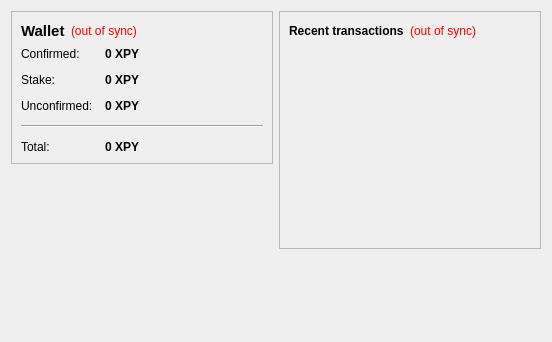
<?xml version="1.0" encoding="UTF-8"?>
<ui version="4.0">
 <class>OverviewPage</class>
 <widget class="QWidget" name="OverviewPage">
  <property name="geometry">
   <rect>
    <x>0</x>
    <y>0</y>
    <width>552</width>
    <height>342</height>
   </rect>
  </property>
  <property name="windowTitle">
   <string>Form</string>
  </property>
  <layout class="QHBoxLayout" name="horizontalLayout" stretch="1,1">
   <item>
    <layout class="QVBoxLayout" name="verticalLayout_2">
     <item>
      <widget class="QFrame" name="frame">
       <property name="frameShape">
        <enum>QFrame::StyledPanel</enum>
       </property>
       <property name="frameShadow">
        <enum>QFrame::Raised</enum>
       </property>
       <layout class="QVBoxLayout" name="verticalLayout_4">
        <item>
         <layout class="QHBoxLayout" name="horizontalLayout_4">
          <item>
           <widget class="QLabel" name="label_5">
            <property name="font">
             <font>
              <pointsize>11</pointsize>
              <weight>75</weight>
              <bold>true</bold>
             </font>
            </property>
            <property name="text">
             <string>Wallet</string>
            </property>
           </widget>
          </item>
          <item>
           <widget class="QLabel" name="labelWalletStatus">
            <property name="toolTip">
             <string>The displayed information may be out of date. Your wallet automatically synchronizes with the TrollCoin network after a connection is established, but this process has not completed yet.</string>
            </property>
            <property name="styleSheet">
             <string notr="true">QLabel { color: red; }</string>
            </property>
            <property name="text">
             <string notr="true">(out of sync)</string>
            </property>
            <property name="alignment">
             <set>Qt::AlignLeading|Qt::AlignLeft|Qt::AlignVCenter</set>
            </property>
           </widget>
          </item>
          <item>
           <spacer name="horizontalSpacer_2">
            <property name="orientation">
             <enum>Qt::Horizontal</enum>
            </property>
            <property name="sizeHint" stdset="0">
             <size>
              <width>40</width>
              <height>20</height>
             </size>
            </property>
           </spacer>
          </item>
         </layout>
        </item>
        <item>
         <layout class="QFormLayout" name="formLayout_2">
          <property name="fieldGrowthPolicy">
           <enum>QFormLayout::AllNonFixedFieldsGrow</enum>
          </property>
          <property name="horizontalSpacing">
           <number>12</number>
          </property>
          <property name="verticalSpacing">
           <number>12</number>
          </property>
          <item row="0" column="0">
           <widget class="QLabel" name="label">
            <property name="text">
             <string>Confirmed:</string>
            </property>
           </widget>
          </item>
          <item row="0" column="1">
           <widget class="QLabel" name="labelBalance">
            <property name="font">
             <font>
              <weight>75</weight>
              <bold>true</bold>
             </font>
            </property>
            <property name="cursor">
             <cursorShape>IBeamCursor</cursorShape>
            </property>
            <property name="toolTip">
             <string>Your current spendable balance</string>
            </property>
            <property name="text">
             <string notr="true">0 XPY</string>
            </property>
            <property name="textInteractionFlags">
             <set>Qt::LinksAccessibleByMouse|Qt::TextSelectableByKeyboard|Qt::TextSelectableByMouse</set>
            </property>
           </widget>
          </item>
          <item row="1" column="0">
           <widget class="QLabel" name="label_6">
            <property name="text">
             <string>Stake:</string>
            </property>
           </widget>
          </item>
          <item row="1" column="1">
           <widget class="QLabel" name="labelStake">
            <property name="font">
             <font>
              <weight>75</weight>
              <bold>true</bold>
             </font>
            </property>
            <property name="cursor">
             <cursorShape>IBeamCursor</cursorShape>
            </property>
            <property name="toolTip">
             <string>Your current stake</string>
            </property>
            <property name="text">
             <string notr="true">0 XPY</string>
            </property>
            <property name="textInteractionFlags">
             <set>Qt::LinksAccessibleByMouse|Qt::TextSelectableByKeyboard|Qt::TextSelectableByMouse</set>
            </property>
           </widget>
          </item>

          <item row="2" column="0">
           <widget class="QLabel" name="label_3">
            <property name="text">
             <string>Unconfirmed:</string>
            </property>
           </widget>
          </item>
          <item row="2" column="1">
           <widget class="QLabel" name="labelUnconfirmed">
            <property name="font">
             <font>
              <weight>75</weight>
              <bold>true</bold>
             </font>
            </property>
            <property name="cursor">
             <cursorShape>IBeamCursor</cursorShape>
            </property>
            <property name="toolTip">
             <string>Total of transactions that have yet to be confirmed, and do not yet count toward the spendable balance</string>
            </property>
            <property name="text">
             <string notr="true">0 XPY</string>
            </property>
            <property name="textInteractionFlags">
             <set>Qt::LinksAccessibleByMouse|Qt::TextSelectableByKeyboard|Qt::TextSelectableByMouse</set>
            </property>
           </widget>
          </item>
          <item row="4" column="0">
           <widget class="QLabel" name="labelTotalText">
            <property name="text">
             <string>Total:</string>
            </property>
           </widget>
          </item>
          <item row="4" column="1">
           <widget class="QLabel" name="labelTotal">
            <property name="font">
             <font>
              <weight>75</weight>
              <bold>true</bold>
             </font>
            </property>
            <property name="cursor">
             <cursorShape>IBeamCursor</cursorShape>
            </property>
            <property name="toolTip">
             <string>Your current total balance</string>
            </property>
            <property name="text">
             <string notr="true">0 XPY</string>
            </property>
            <property name="textInteractionFlags">
             <set>Qt::LinksAccessibleByMouse|Qt::TextSelectableByKeyboard|Qt::TextSelectableByMouse</set>
            </property>
           </widget>
          </item>
          <item row="3" column="0" colspan="2">
           <widget class="Line" name="line">
            <property name="orientation">
             <enum>Qt::Horizontal</enum>
            </property>
           </widget>
          </item>
         </layout>
        </item>
       </layout>
      </widget>
     </item>
     <item>
      <spacer name="verticalSpacer">
       <property name="orientation">
        <enum>Qt::Vertical</enum>
       </property>
       <property name="sizeHint" stdset="0">
        <size>
         <width>20</width>
         <height>40</height>
        </size>
       </property>
      </spacer>
     </item>
    </layout>
   </item>
   <item>
    <layout class="QVBoxLayout" name="verticalLayout_3">
     <item>
      <widget class="QFrame" name="frame_2">
       <property name="frameShape">
        <enum>QFrame::StyledPanel</enum>
       </property>
       <property name="frameShadow">
        <enum>QFrame::Raised</enum>
       </property>
       <layout class="QVBoxLayout" name="verticalLayout">
        <item>
         <layout class="QHBoxLayout" name="horizontalLayout_2">
          <item>
           <widget class="QLabel" name="label_4">
            <property name="text">
             <string>&lt;b&gt;Recent transactions&lt;/b&gt;</string>
            </property>
           </widget>
          </item>
          <item>
           <widget class="QLabel" name="labelTransactionsStatus">
            <property name="toolTip">
             <string>The displayed information may be out of date. Your wallet automatically synchronizes with the TrollCoin network after a connection is established, but this process has not completed yet.</string>
            </property>
            <property name="styleSheet">
             <string notr="true">QLabel { color: red; }</string>
            </property>
            <property name="text">
             <string notr="true">(out of sync)</string>
            </property>
            <property name="alignment">
             <set>Qt::AlignRight|Qt::AlignTrailing|Qt::AlignVCenter</set>
            </property>
           </widget>
          </item>
          <item>
           <spacer name="horizontalSpacer">
            <property name="orientation">
             <enum>Qt::Horizontal</enum>
            </property>
            <property name="sizeHint" stdset="0">
             <size>
              <width>40</width>
              <height>20</height>
             </size>
            </property>
           </spacer>
          </item>
         </layout>
        </item>
        <item>
         <widget class="QListView" name="listTransactions">
          <property name="styleSheet">
           <string notr="true">QListView { background: transparent; }</string>
          </property>
          <property name="frameShape">
           <enum>QFrame::NoFrame</enum>
          </property>
          <property name="verticalScrollBarPolicy">
           <enum>Qt::ScrollBarAlwaysOff</enum>
          </property>
          <property name="horizontalScrollBarPolicy">
           <enum>Qt::ScrollBarAlwaysOff</enum>
          </property>
          <property name="selectionMode">
           <enum>QAbstractItemView::NoSelection</enum>
          </property>
         </widget>
        </item>
       </layout>
      </widget>
     </item>
     <item>
      <spacer name="verticalSpacer_2">
       <property name="orientation">
        <enum>Qt::Vertical</enum>
       </property>
       <property name="sizeHint" stdset="0">
        <size>
         <width>20</width>
         <height>40</height>
        </size>
       </property>
      </spacer>
     </item>
    </layout>
   </item>
  </layout>
 </widget>
 <resources/>
 <connections/>
</ui>
